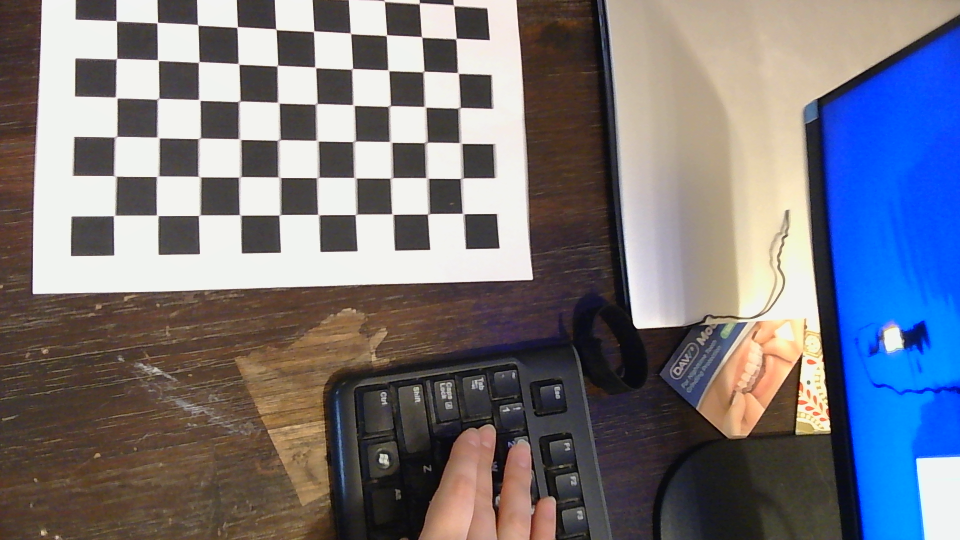
#> input picture PI_code/Functional/cameraCalibAndShapeDetection/1.png, 1920 x 1080 px, given in place of the camera (shown at 1/2 size)
$ python shapeDetectInProgressCopy.py
#> lines starting #> are read from the running program, lines starting #| are printed output that depends on the picture; after the words box and inside, x2 and y2 are one past the last pixel; in counts of white or black regions, pixels touching at a corner belong together
import cv2
import numpy as np
import time
from smbus2 import SMBus
from time import sleep
import threading
import math

# Constants
ARUINO_I2C_ADDRESS = 8
WIDTH = 1920
HEIGHT = 1080

# Load Camera Calibration Data
camera_matrix = np.load("camera_matrix.npy")
#> (reads PI_code/Functional/cameraCalibAndShapeDetection/camera_matrix.npy from the repository)
distortion_coeffs = np.load("distortion_coeffs.npy")
#> (reads PI_code/Functional/cameraCalibAndShapeDetection/distortion_coeffs.npy from the repository)

# Extract focal lengths (pixels)
fx = camera_matrix[0, 0]
fy = camera_matrix[1, 1]

# Known object dimensions in **millimeters**
KNOWN_DIMENSIONS = {
    "CubeSat":    {"width": 100, "length": 380, "height": 100},   # 1U CubeSat (100×100×380 mm)
    "Starlink":   {"width": 700, "length": 140, "height": 100},   # Approx. Starlink panel (700×140×100 mm)
    "Rocket Body":{"diameter": 620}                               # Minotaur upper stage diameter (mm)
}


def estimate_distance_simple(pixel_size, real_size_mm, f=fy):
    """
    Simple pinhole‐camera distance estimate:
      Z ≈ f * H / h
    where:
      f: focal length in pixels
      H: real size (mm)
      h: measured size in pixels
    Returns distance in meters.
    """
    if pixel_size <= 0:
        return None
    return (f * (real_size_mm / 1000.0)) / pixel_size


def estimate_distance_pnp(corners, object_type):
    """
    Use solvePnP for a more accurate distance.
    corners: list of four (x,y) image points in the order
             top-left, top-right, bottom-right, bottom-left
    Returns distance in meters or None on failure.
    """
    dims = KNOWN_DIMENSIONS[object_type]
    # Build 3D object points in mm → convert to meters
    if object_type == "Rocket Body":
        d = dims["diameter"] / 1000.0
        object_pts = np.array([
            [-d/2, -d/2, 0],
            [ d/2, -d/2, 0],
            [ d/2,  d/2, 0],
            [-d/2,  d/2, 0]
        ], dtype=np.float32)
    else:
        w = dims["width"] / 1000.0
        l = dims["length"] / 1000.0
        object_pts = np.array([
            [-w/2, -l/2, 0],
            [ w/2, -l/2, 0],
            [ w/2,  l/2, 0],
            [-w/2,  l/2, 0]
        ], dtype=np.float32)

    image_pts = np.array(corners, dtype=np.float32)
    success, rvec, tvec = cv2.solvePnP(object_pts, image_pts,
                                        camera_matrix, distortion_coeffs,
                                        flags=cv2.SOLVEPNP_IPPE_SQUARE)
    if not success:
        return None
    # tvec is in meters
    return np.linalg.norm(tvec)


def classify_and_distance(contour, frame):
    x, y, w, h = cv2.boundingRect(contour)
    area = cv2.contourArea(contour)
    aspect = float(w) / (h + 1e-6)

    # Simple shape+size rules first
    # CubeSat
    cube = KNOWN_DIMENSIONS["CubeSat"]
    if 0.8 < aspect < 1.2 and area < cube["width"] * cube["length"]:
        obj = "CubeSat"
    # Starlink (long rectangle)
    elif aspect > 2.0 and area > 0.5 * KNOWN_DIMENSIONS["Starlink"]["width"] * KNOWN_DIMENSIONS["Starlink"]["length"]:
        obj = "Starlink"
    # Rocket Body (circle)
    elif 0.9 < aspect < 1.1:
        obj = "Rocket Body"
    else:
        return "Unknown", None

    # Estimate distance with simple formula
    real_size_mm = (cube["height"] if obj == "CubeSat" else
                    KNOWN_DIMENSIONS[obj].get("height", KNOWN_DIMENSIONS[obj].get("diameter")))
    dist_simple = estimate_distance_simple(h if obj!="Rocket Body" else w, real_size_mm)

    # Reject if simple distance is outside expected range (~1 m ±20 cm)
    if dist_simple is None or not (0.8 < dist_simple < 1.2):
        return "Unknown", None

    # Now refine with solvePnP
    corners = [(x, y), (x + w, y), (x + w, y + h), (x, y + h)]
    dist_pnp = estimate_distance_pnp(corners, obj)
    if dist_pnp is None or not (0.8 < dist_pnp < 1.2):
        return "Unknown", None

    # Draw and label
    cv2.rectangle(frame, (x, y), (x + w, y + h), (0, 255, 0), 2)
    cv2.putText(frame,
                f"{obj} @ {dist_pnp:.2f}m",
                (x, y - 10),
                cv2.FONT_HERSHEY_SIMPLEX, 0.6, (0, 255, 0), 2)
    # debug center
    cx, cy = x + w // 2, y + h // 2
    cv2.circle(frame, (cx, cy), 4, (255, 0, 0), -1)

    return obj, dist_pnp


def object_detect_and_distance(camera):
    while True:
        ret, frame = camera.read()
#> frame is the input picture: shape (1080, 1920, 3); mean B, G, R 125.7, 117.1, 117.6
        if not ret:
            print("Failed to capture image!")
            break

        # undistort
        frame_u = cv2.undistort(frame, camera_matrix, distortion_coeffs)
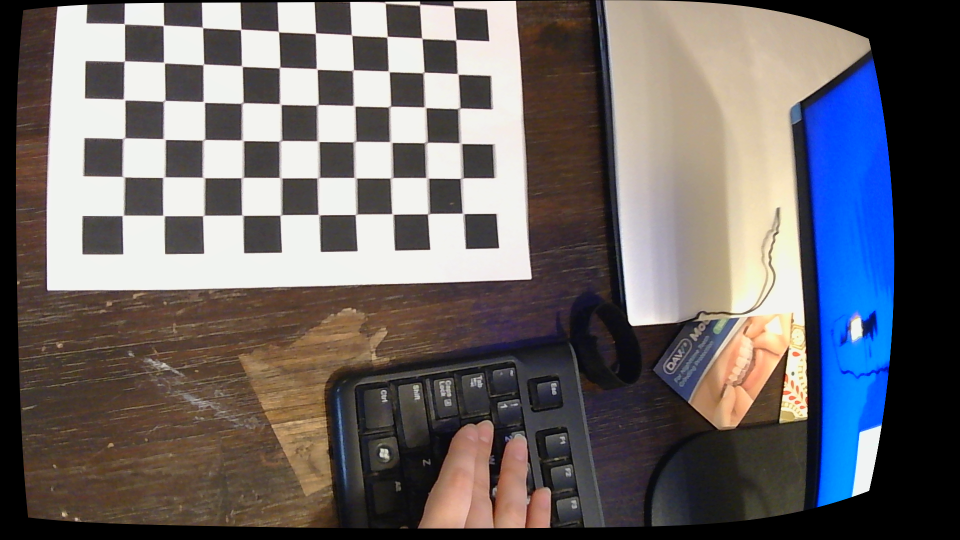
#> frame_u: shape (1080, 1920, 3) (shown at 1/2 size); mean B, G, R 104.2, 102.2, 106.5

        gray = cv2.cvtColor(frame_u, cv2.COLOR_BGR2GRAY)
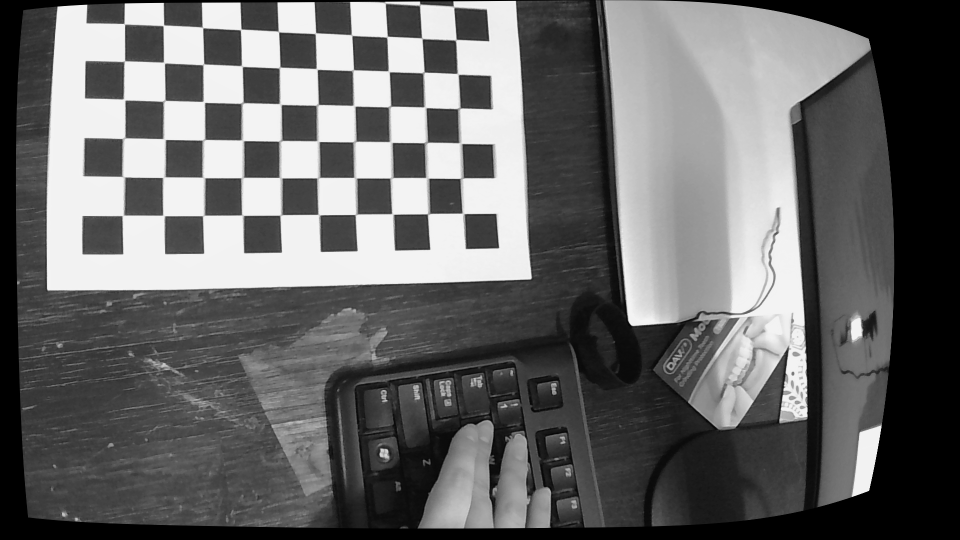
#> gray: shape (1080, 1920) (shown at 1/2 size); min 0, max 243, mean 103.7
        blur = cv2.GaussianBlur(gray, (5, 5), 0)
        edges = cv2.Canny(blur, 50, 150)
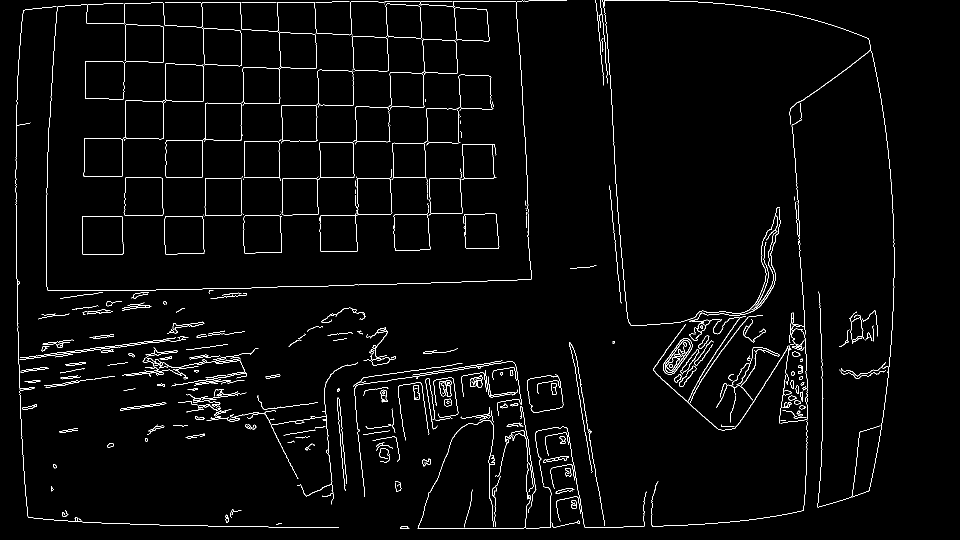
#> edges: shape (1080, 1920) (shown at 1/2 size); 2.2% white in thin lines or dots, all inside (x1, y1, x2, y2) = (31, 0, 1789, 1058)

        # clean up
        kernel = np.ones((5, 5), np.uint8)
        proc = cv2.morphologyEx(edges, cv2.MORPH_CLOSE, kernel)
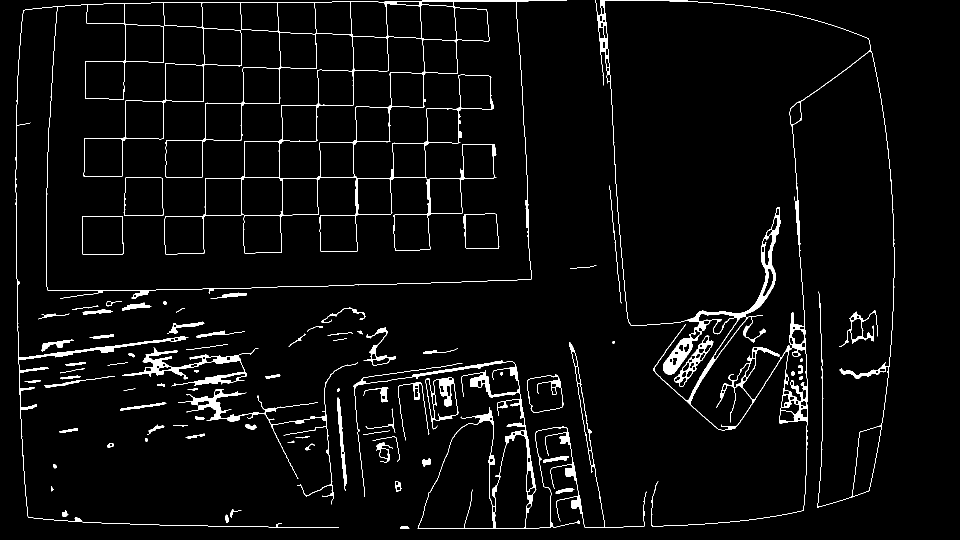
#> proc: shape (1080, 1920) (shown at 1/2 size); 3.5% white; 85 white regions (1 under 20 px)

        cnts, _ = cv2.findContours(proc, cv2.RETR_EXTERNAL, cv2.CHAIN_APPROX_SIMPLE)
#> cnts = 76 contours, 17 with area under 20; largest, box (x1, y1, x2, y2) and area: (31, 0, 1134, 1056) 542087, (1191, 0, 1789, 1053) 292768, (706, 684, 1293, 1057) 40544, (1054, 748, 1127, 825) 4384, (244, 695, 517, 773) 4200
        for cnt in cnts:
            if cv2.contourArea(cnt) < 1000:
                continue
            # draw raw contour
            cv2.drawContours(frame_u, [cnt], -1, (0, 0, 255), 1)
            classify_and_distance(cnt, frame_u)
#> this loop made 76 passes
#> (x in classify_and_distance, y in classify_and_distance, h in classify_and_distance, area in classify_and_distance, aspect in classify_and_distance) on passes 35, 44, 48, 50, 54: (851, 755, 104, 4163.5, 0.635), (356, 724, 285, 2303.5, 1.26), (244, 695, 78, 4200, 3.5), (706, 684, 373, 40544.5, 1.57), (1348, 671, 103, 1961.5, 0.767)
#> (x in classify_and_distance, y in classify_and_distance, h in classify_and_distance, area in classify_and_distance, aspect in classify_and_distance, obj in classify_and_distance, real_size_mm in classify_and_distance) on pass 38: (1054, 748, 77, 4383.5, 0.948, 'CubeSat', 100)
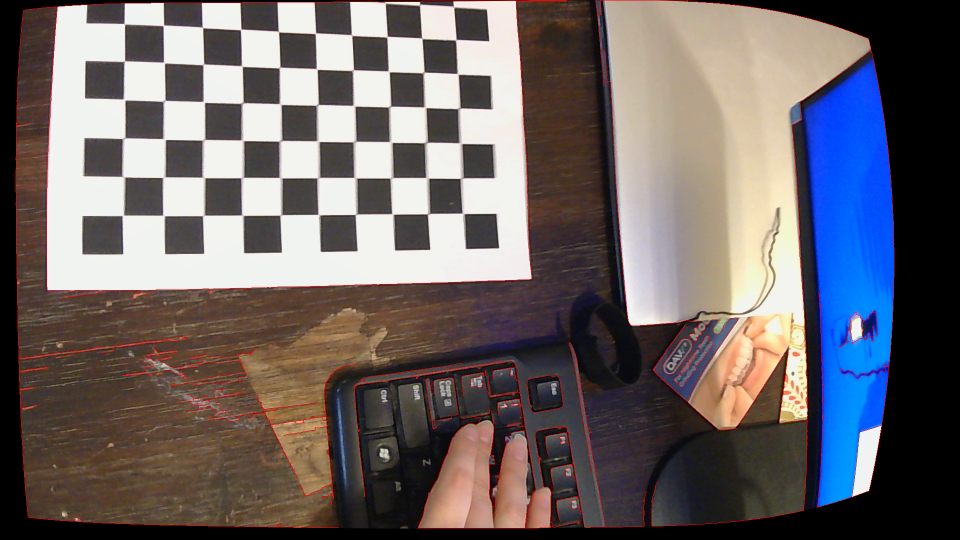
#> frame_u: shape (1080, 1920, 3) (shown at 1/2 size); 1.05% of pixels changed, all inside (x1, y1, x2, y2) = (31, 0, 1789, 1057)

        cv2.imshow("Detection & Distance", frame_u)
        if cv2.waitKey(1) & 0xFF == ord('q'):
#> (key q is pressed here)
            break


def main():
    camera = cv2.VideoCapture(0)
    camera.set(cv2.CAP_PROP_FRAME_WIDTH, WIDTH)
    camera.set(cv2.CAP_PROP_FRAME_HEIGHT, HEIGHT)

    try:
        object_detect_and_distance(camera)
    finally:
        camera.release()
        cv2.destroyAllWindows()


if __name__ == "__main__":
    main()
